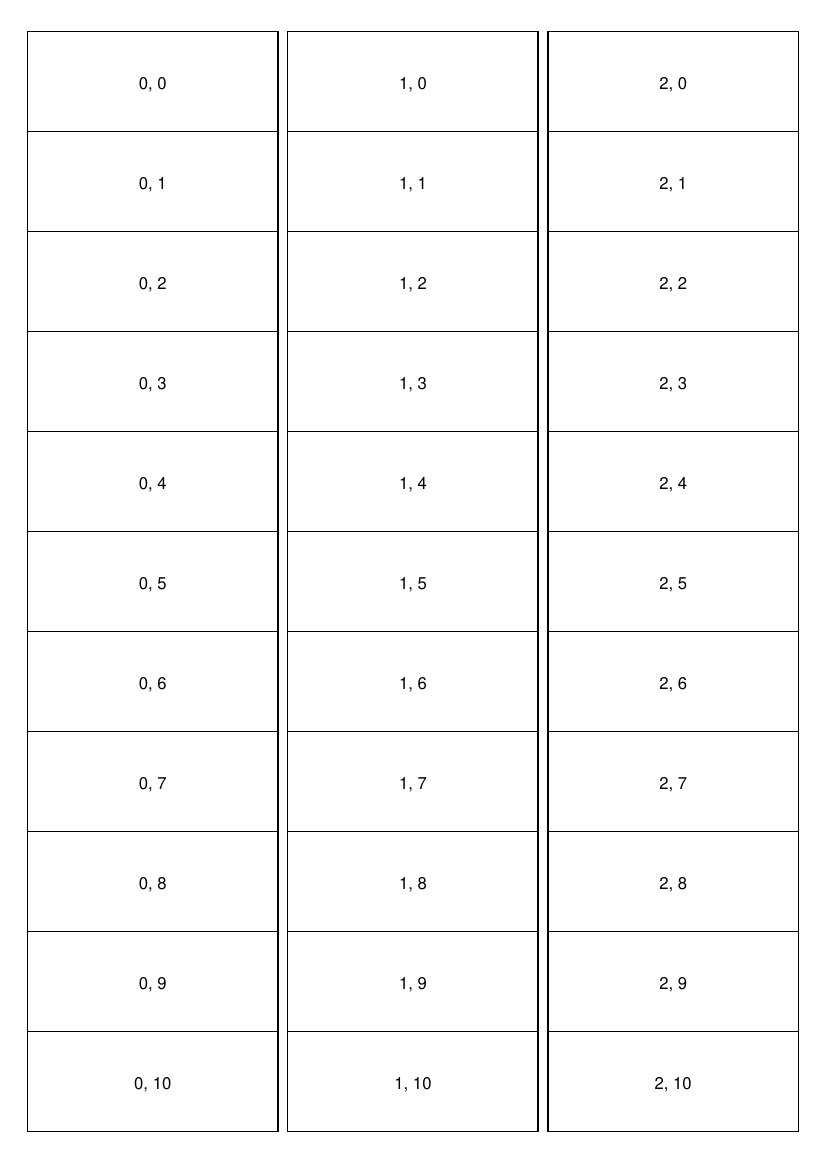

Here is the Python script that generated this plot:
from reportlab.pdfgen import canvas
from reportlab.lib.pagesizes import A4
from reportlab.lib.units import mm

def create_label_sheet():
    # Create a new PDF with A4 size
    c = canvas.Canvas("labels.pdf", pagesize=A4)
    
    # A4 size in mm: 210 x 297
    page_width, page_height = A4
    
    # Label dimensions
    label_width = 63.6 * mm
    label_height = 25.4 * mm
    
    # Margins
    left_margin = 7 * mm
    right_margin = 7 * mm
    top_margin = 8 * mm
    bottom_margin = 8 * mm
    
    # Gutter between columns
    column_gutter = 2.5 * mm
    
    # Calculate available width and height
    available_width = page_width - left_margin - right_margin
    available_height = page_height - top_margin - bottom_margin
    
    # Calculate number of columns and rows
    num_columns = 3
    num_rows = 11
    
    # Draw labels
    for row in range(num_rows):
        for col in range(num_columns):
            # Calculate position of the current label
            x = left_margin + col * (label_width + column_gutter)
            y = page_height - top_margin - (row + 1) * label_height
            
            # Draw rectangle for the label border
            c.rect(x, y, label_width, label_height)
            
            # Add text to the label
            c.setFont("Helvetica", 12)
            text = f"{col}, {row}"
            text_width = c.stringWidth(text, "Helvetica", 12)
            text_x = x + (label_width - text_width) / 2
            text_y = y + label_height / 2 - 6  # Adjust for vertical centering
            c.drawString(text_x, text_y, text)
    
    # Save the PDF
    c.save()
    
    print("Label sheet created as 'labels.pdf'")

if __name__ == "__main__":
    create_label_sheet()